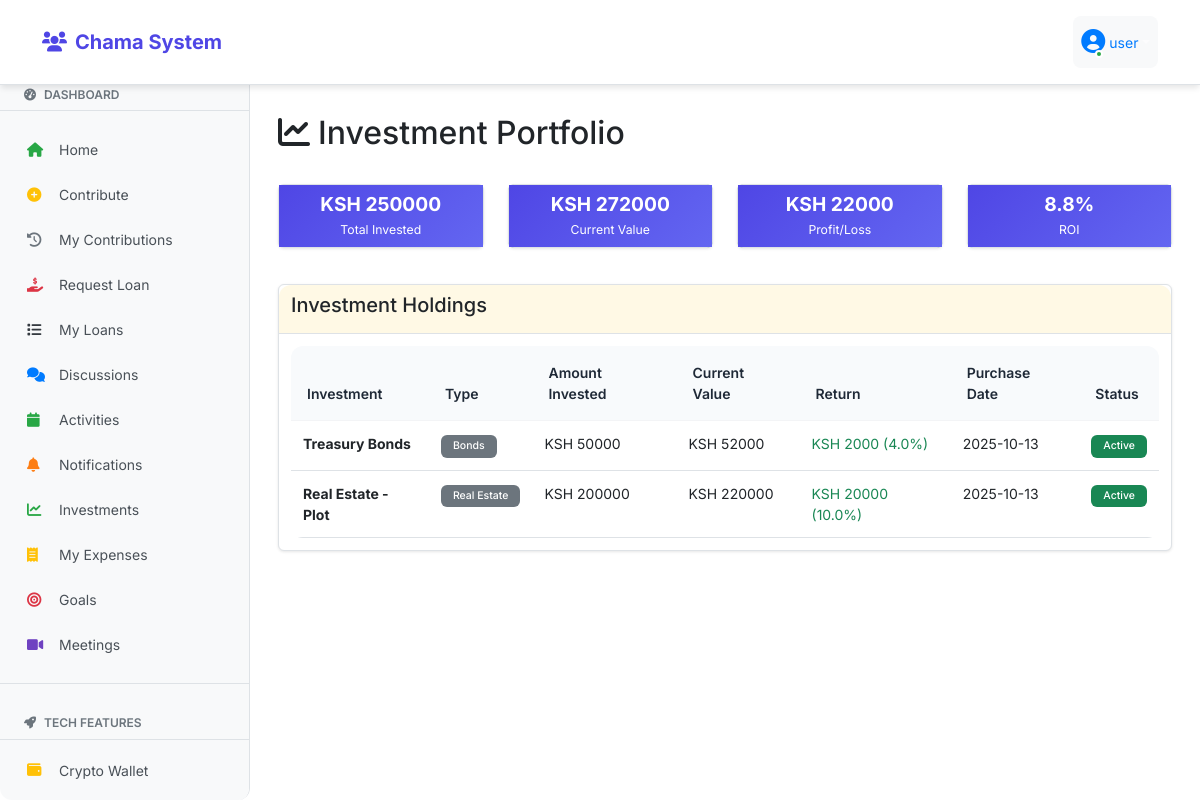
Screenshot of /investments (signed in) with the database file from the repository.
### fixed_app.py (models this page shows, shortened)
class User(db.Model, UserMixin):
    id = db.Column(db.Integer, primary_key=True)
    username = db.Column(db.String(80), unique=True, nullable=False)
    password = db.Column(db.String(200), nullable=False)
    is_admin = db.Column(db.Boolean, default=False)
    last_seen = db.Column(db.DateTime, default=datetime.utcnow)
    is_online = db.Column(db.Boolean, default=False)
    members = db.relationship('Member', backref='user', lazy=True)

class Investment(db.Model):
    id = db.Column(db.Integer, primary_key=True)
    name = db.Column(db.String(100), nullable=False)
    type = db.Column(db.String(50), nullable=False)  # stocks, bonds, real_estate, business
    amount_invested = db.Column(db.Float, nullable=False)
    current_value = db.Column(db.Float, default=0)
    purchase_date = db.Column(db.DateTime, default=datetime.utcnow)
    description = db.Column(db.Text)
    status = db.Column(db.String(20), default='Active')
    created_by = db.Column(db.Integer, db.ForeignKey('user.id'))

### fixed_app.py (the view)
@app.route('/investments')
@login_required
def investments():
    investments = Investment.query.order_by(Investment.purchase_date.desc()).all()
    portfolio = calculate_portfolio_performance()
    return render_template('investments/list.html', investments=investments, portfolio=portfolio)

### fixed_app.py (called while the page is built)
@login_manager.user_loader
def load_user(user_id):
    return db.session.get(User, int(user_id))

@app.context_processor
def inject_counts():
    if current_user.is_authenticated:
        unread_count = Notification.query.filter_by(user_id=current_user.id, is_read=False).count()
        discussion_count = Discussion.query.count()
        return dict(unread_notifications_count=unread_count, discussion_count=discussion_count)
    return dict(unread_notifications_count=0, discussion_count=0)

def calculate_portfolio_performance():
    investments = Investment.query.filter_by(status='Active').all()
    total_invested = sum(inv.amount_invested for inv in investments)
    total_current = sum(inv.current_value for inv in investments)
    return {
        'total_invested': total_invested,
        'current_value': total_current,
        'profit_loss': total_current - total_invested,
        'roi_percentage': ((total_current - total_invested) / total_invested * 100) if total_invested > 0 else 0
    }

### templates/investments/list.html (shortened to what this page needs)
{% extends "base.html" %}
{% block content %}
<div class="container-fluid py-4">
    <div class="d-flex justify-content-between align-items-center mb-4">
        <h2><i class="fas fa-chart-line me-2"></i>Investment Portfolio</h2>
    </div>
    <div class="row mb-4">
        <div class="col-md-3">
            <div class="card bg-primary text-white">
                <div class="card-body stats-card text-center">
                    <h4>KSH {{ "%.0f"|format(portfolio.total_invested) }}</h4>
                    <small>Total Invested</small>
                </div>
            </div>
        </div>
        <div class="col-md-3">
            <div class="card bg-success text-white">
                <div class="card-body stats-card text-center">
                    <h4>KSH {{ "%.0f"|format(portfolio.current_value) }}</h4>
                    <small>Current Value</small>
                </div>
            </div>
        </div>
        <div class="col-md-3">
            <div class="card bg-{{ 'success' if portfolio.profit_loss >= 0 else 'danger' }} text-white">
                <div class="card-body stats-card text-center">
                    <h4>KSH {{ "%.0f"|format(portfolio.profit_loss) }}</h4>
                    <small>Profit/Loss</small>
                </div>
            </div>
        </div>
        <div class="col-md-3">
            <div class="card bg-info text-white">
                <div class="card-body stats-card text-center">
                    <h4>{{ "%.1f"|format(portfolio.roi_percentage) }}%</h4>
                    <small>ROI</small>
                </div>
            </div>
        </div>
    </div>
    <div class="card list-card">
        <div class="card-header">
            <h5>Investment Holdings</h5>
        </div>
        <div class="card-body">
            {% if investments %}
            <div class="table-responsive">
                <table class="table">
                    <thead>
                        <tr>
                            <th>Investment</th>
                            <th>Type</th>
                            <th>Amount Invested</th>
                            <th>Current Value</th>
                            <th>Return</th>
                            <th>Purchase Date</th>
                            <th>Status</th>
                        </tr>
                    </thead>
                    <tbody>
                        {% for investment in investments %}
                        <tr>
                            <td>
                                <strong>{{ investment.name }}</strong>
                            </td>
                            <td>
                                <span class="badge bg-secondary">{{ investment.type.replace('_', ' ').title() }}</span>
                            </td>
                            <td>KSH {{ "%.0f"|format(investment.amount_invested) }}</td>
                            <td>KSH {{ "%.0f"|format(investment.current_value) }}</td>
                            <td>
                                {% set return_amount = investment.current_value - investment.amount_invested %}
                                {% set return_percent = (return_amount / investment.amount_invested * 100) if investment.amount_invested > 0 else 0 %}
                                <span class="text-{{ 'success' if return_amount >= 0 else 'danger' }}">
                                    KSH {{ "%.0f"|format(return_amount) }} ({{ "%.1f"|format(return_percent) }}%)
                                </span>
                            </td>
                            <td>{{ investment.purchase_date.strftime('%Y-%m-%d') }}</td>
                            <td>
                                <span class="badge bg-{{ 'success' if investment.status == 'Active' else 'secondary' }}">
                                    {{ investment.status }}
                                </span>
                            </td>
                        </tr>
                        {% endfor %}
                    </tbody>
                </table>
            </div>
            {% endif %}
        </div>
    </div>
</div>
{% endblock %}

### templates/navbar.html (shortened to what this page needs)
<nav class="navbar navbar-expand-lg navbar-dark bg-primary">
    <div class="container">
        <a class="navbar-brand" href="{{ url_for('index') }}">
            <i class="fas fa-users me-2"></i>Chama System
        </a>
        <div class="collapse navbar-collapse" id="navbarNav">
            {% if current_user.is_authenticated %}
            <ul class="navbar-nav me-auto">
                <li class="nav-item">
                    <a class="nav-link {% if request.path == url_for('index') %}active{% endif %}" href="{{ url_for('index') }}">
                        <i class="fas fa-home me-1"></i>Home
                    </a>
                </li>
                <li class="nav-item">
                    <a class="nav-link {% if request.path == url_for('contributions') %}active{% endif %}" href="{{ url_for('contributions') }}">
                        <i class="fas fa-money-bill-wave me-1"></i>Contributions
                    </a>
                </li>
                <li class="nav-item">
                    <a class="nav-link {% if request.path == url_for('discussions') %}active{% endif %}" href="{{ url_for('discussions') }}">
                        <i class="fas fa-comments me-1"></i>Discussions
                    </a>
                </li>
                <li class="nav-item dropdown">
                    <a class="nav-link dropdown-toggle" href="#" id="menuDropdown" role="button" data-bs-toggle="dropdown">
                        <i class="fas fa-bars me-1"></i>Menu
                    </a>
                </li>
            </ul>
            <ul class="navbar-nav">
                <li class="nav-item dropdown">
                    <a class="nav-link dropdown-toggle user-dropdown" href="#" id="navbarDropdown" role="button"
                       data-bs-toggle="dropdown" aria-expanded="false">
                        <div class="user-avatar">
                            <i class="fas fa-user-circle"></i>
                            <span class="online-dot"></span>
                        </div>
                        <span class="ms-1" style="color: #007bff;">{{ current_user.username }}</span>
                    </a>
                </li>
            </ul>
            {% endif %}
        </div>
    </div>
</nav>

### static/modern-ui.css (style rules this page uses)
:root { --primary: #4f46e5; --secondary: #6b7280; --success: #10b981; --warning: #f59e0b; --danger: #ef4444; --info: #3b82f6; --light: #f8fafc; --dark: #1f2937; --border-radius: 12px; --shadow: 0 4px 6px -1px rgba(0, 0, 0, 0.1); --shadow-lg: 0 10px 15px -3px rgba(0, 0, 0, 0.1); }
body { font-family: 'Inter', -apple-system, BlinkMacSystemFont, sans-serif; background: white; min-height: 100vh; }
.card { border: none; border-radius: var(--border-radius); box-shadow: var(--shadow); transition: all 0.3s ease; }
.card-header { background: white; border-bottom: 1px solid #e5e7eb; border-radius: var(--border-radius) var(--border-radius) 0 0 !important; padding: 1.25rem; }
.card-body { padding: 1.5rem; }
.list-card .card-body { max-height: 400px; overflow-y: auto; }
.list-card .table { margin-bottom: 0; }
.list-card .table td { padding: 0.75rem; border-top: 1px solid #f3f4f6; }
.list-card .table-responsive { max-height: 350px; overflow-y: auto; }
.stats-card { background: linear-gradient(135deg, var(--primary), #6366f1); color: white; border: none; }
.stats-card h4 { font-size: 2rem; font-weight: 700; margin-bottom: 0.25rem; }
.navbar { background: white !important; box-shadow: var(--shadow); padding: 1rem 0; }
.navbar-brand { font-weight: 700; color: var(--primary) !important; }
.table { border-radius: var(--border-radius); overflow: hidden; }
.table thead th { background: var(--light); border: none; font-weight: 600; color: var(--dark); padding: 1rem; }
.badge { border-radius: 6px; font-weight: 500; padding: 0.375rem 0.75rem; }

### templates/base.html (style rules this page uses)
body { background-color: white; font-size: 14px; }
.navbar { position: fixed; top: 0; left: 0; right: 0; z-index: 1030; margin-bottom: 0; background-color: white !important; border-bottom: 1px solid #dee2e6; }
.card-header.bg-primary, .bg-primary { background-color: white !important; color: #333 !important; border-bottom: 1px solid #dee2e6; }
.user-dropdown { background-color: #f8f9fa !important; border-radius: 8px; padding: 0.5rem 1rem; }
body { padding-top: 70px; }
.card { border-radius: 0.375rem !important; border: 1px solid #dee2e6; margin-bottom: 0.75rem; box-shadow: 0 1px 3px rgba(0,0,0,0.1); max-width: 400px; }
.card.list-card { max-width: 100%; }
.container-fluid .card, .main-content .card:not(.auth-card) { max-width: 100%; }
.card-body { padding: 0.75rem; }
.card-header { padding: 0.5rem 0.75rem; background-color: #f8f9fa; border-bottom: 1px solid #dee2e6; font-weight: 600; font-size: 0.9rem; }
.card-header:nth-child(1) { background-color: rgba(0,123,255,0.1); }
.card:nth-child(3) .card-header { background-color: rgba(255,193,7,0.1); }
.stats-card { padding: 0.5rem; }
.stats-card h3, .stats-card h4, .stats-card h5 { font-size: 1.2rem; margin-bottom: 0.1rem; }

### templates/navbar.html (style rules this page uses)
.user-dropdown { display: flex; align-items: center; }
.user-avatar { position: relative; display: inline-block; color: #007bff; font-size: 1.5rem; }
.online-dot { position: absolute; bottom: 2px; right: 2px; width: 8px; height: 8px; background-color: #28a745; border: 2px solid white; border-radius: 50%; animation: pulse-dot 2s infinite; }

### rows the page displays
User: username "user"
Investment: name "Treasury Bonds", type.replace "Bonds", amount_invested "50000", current_value "52000", return_amount "2000", return_percent "4.0", purchase_date "2025-10-13", status "Active"
Investment: name "Real Estate - Plot", type.replace "Real Estate", amount_invested "200000", current_value "220000", return_amount "20000", return_percent "10.0", purchase_date "2025-10-13", status "Active"

### other values shown
{{ "%.0f"|format(portfolio.total_invested) }} "250000"
{{ "%.0f"|format(portfolio.current_value) }} "272000"
{{ "%.0f"|format(portfolio.profit_loss) }} "22000"
{{ "%.1f"|format(portfolio.roi_percentage) }} "8.8"
